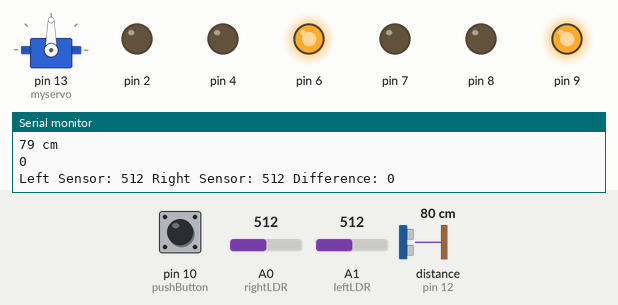
Bench run of a sketch on a simulated Arduino Uno, built with avr-gcc and run on an emulated ATmega328P. Parts: servo, output pins drawn as LEDs (lit = HIGH), the last lines printed to the serial monitor. Wiring (inferred from the names in the program): ultrasonic range finder: trigger pin 11; echo pin 12. Dashed ring = blinking. Inputs (shaded band) come from the test bench; at power-on: A0 (rightLDR) = 512, pin 10 (pushButton) LOW, A1 (leftLDR) = 512, distance to the obstacle (sensor on pin 12) 80 cm. The echo pulse lasts 58.3 µs per cm; pins used as bus, display or sensor lines are not drawn.

Above: at 4.8 s.
4.9 s: A0 (rightLDR) set to 547
9.9 s: A0 (rightLDR) set to 574
At 14.3 s:
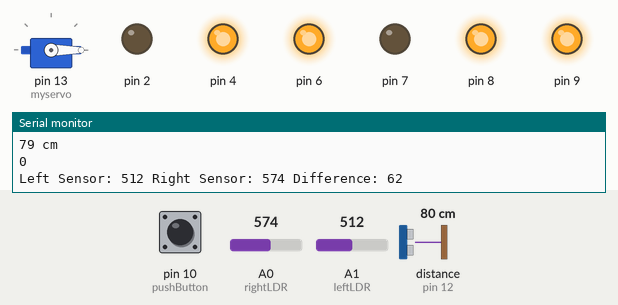
14.9 s: pin 10 (pushButton) pulled HIGH for 3 s
At 19.8 s:
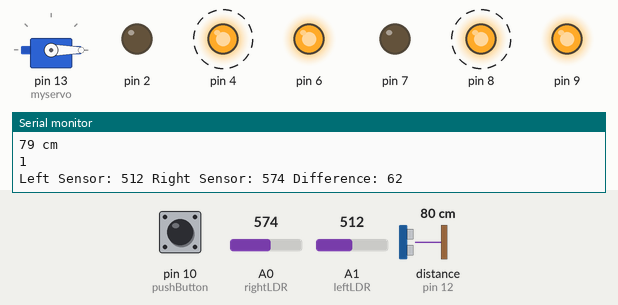
21.0 s: A1 (leftLDR) set to 538
At 23.2 s:
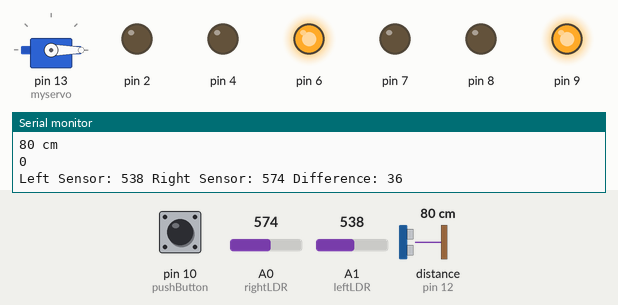
26.0 s: A1 (leftLDR) set to 614
31.2 s: A1 (leftLDR) set to 638
At 35.9 s:
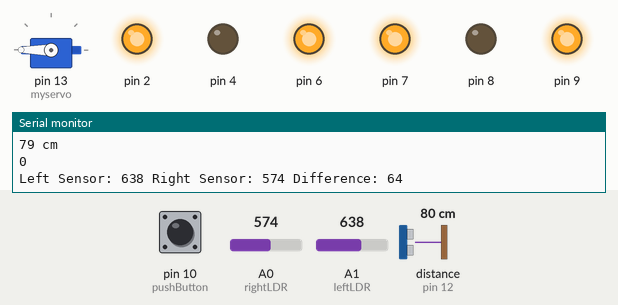
Timing chart, 0 to 37.2 s (numbered marks = the images above; inputs shaded):
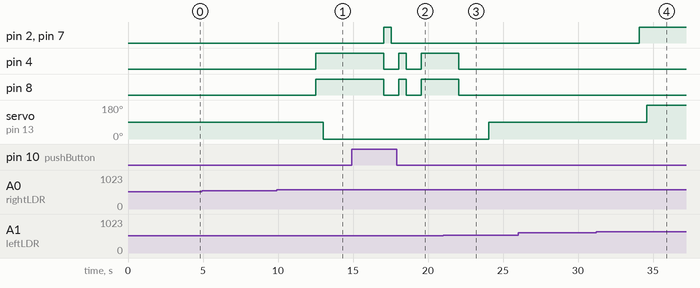

Measured:
- the behaviour switches between 561 and 562 on A0 (rightLDR) (found by bisection; images 0 and 1)
- the behaviour switches between 524 and 525 on A1 (leftLDR) (found by bisection; images 2 and 3)
- the behaviour switches between 623 and 624 on A1 (leftLDR) (found by bisection; images 3 and 4)
- after the input at 9.9 s, pin 4, pin 8: LOW → HIGH after 2.6 s; servo on pin 13 (myservo): 90° → 0° after 3.1 s
- after the input at 14.9 s, pin 2, pin 7: LOW → HIGH after 2.1 s, → LOW 0.50 s later; pin 4, pin 8: alternates HIGH for 0.50 s and LOW for 1.0 s, starting after 2.1 s
- after the input at 21.0 s, pin 4, pin 8: HIGH → LOW after 1.0 s; servo on pin 13 (myservo): 0° → 90° after 3.0 s
- after the input at 31.2 s, pin 2, pin 7: LOW → HIGH after 2.9 s; servo on pin 13 (myservo): 90° → 180° after 3.4 s

The sketch:

DC_motors_and_servo_follow_light_and_distance_sensor_.ino
```cpp
// declare variable pushButton and give it a value of "10" (for pin number 10)
int pushButton = 10;


// attaches servo motor
#include <Servo.h>

Servo myservo;

const int rightLDR = A0;    // pin that the sensor is attached to
const int leftLDR = A1;    // pin that the sensor is attached to
int leftSensorValue;
int rightSensorValue;
int difference;

//attaches distance sensor
const int trigPin = 11;
const int echoPin = 12;


void setup() {

  // provides power to DC motors
  analogWrite (6, 255); // provides power to motor 1
  analogWrite (9, 255); // provides power to motor 2
  Serial.begin(9600);
  // assign the pushbutton pin as an input:
  pinMode(pushButton, INPUT);

  // provides power to servo motor

  myservo.attach(13); // assigns servo to Pin 13

  pinMode (2, OUTPUT);
  pinMode (4, OUTPUT);
  pinMode (6, OUTPUT);
  pinMode (7, OUTPUT);
  pinMode (8, OUTPUT);
  pinMode (9, OUTPUT);

  //provides power to distance sensor
  pinMode(trigPin, OUTPUT);
  pinMode(echoPin, INPUT);


}

// the loop function runs over and over again forever
void loop() {
  // read the input pin:
  int buttonState = digitalRead(pushButton);
  // print out the state of the button:
  Serial.println(buttonState);
  // delay in between reads for stability
  delay(1);

  // create if condition for buttonState >= 1
  if (buttonState == 1) {

    moveForward (500); // motors powered on and move forward

    stopMotion (500); // motors powered off

    moveBackward (500); // motors powered on and move backward

    stopMotion (500); // motors powered off
  }


  // read the input on analog pin A0:
  leftSensorValue = analogRead(leftLDR);
  rightSensorValue = analogRead(rightLDR);
  difference = abs(leftSensorValue - rightSensorValue);
  // print out the value you read:
  printOut();

  // value of 50 was chosen rather than 15 to accomodate lighting and increase potential of centering servo
  if (leftSensorValue > rightSensorValue && difference >= 50) {

    moveForward (500);
    delay; (1500);
    myservo.write(180); //left
    delay(1500);
  }

  else if (leftSensorValue < rightSensorValue && difference >= 50) {
    moveBackward (500);
    delay; (1500);
    myservo.write(0); //right
    delay(1500);
  }

  else if (difference <= 50) {
    stopMotion (500);
    delay(1500);
    myservo.write(90); // center
    delay(1500);


  }

{
  long duration, distance;


  // Drive trigger pin LOW, HIGH, LOW to send the pulse
  digitalWrite(trigPin, LOW);
  delayMicroseconds(2); // low for 2 microseconds
  digitalWrite(trigPin, HIGH);
  delayMicroseconds(10); // high for 10 microseconds
  digitalWrite(trigPin, LOW);

  // the pulseIn command waits for a given pin to go HIGH, and then
  // reports how long it waited until that happened
  duration = pulseIn(echoPin, HIGH); // measure the time to the echo

  // Convert to centimeters
  distance = (duration / 2) / 29.1; // calculate the distance in cm

  // Discard readings that are too large or too small to be reasonable
  // It's pretty common for some sensors to give occasional bad readings
  // and a good program must take that into account
  if (distance >= 200 || distance <= 0) {
    Serial.println("Out of range; reading invalid");
    return -1;

  } //else {
  // anything left should be a valid distance
  Serial.print(distance);
  Serial.println(" cm");


}
}

void moveForward (int motionTime) {
  digitalWrite (2, HIGH);   // turn the motor on and move forward (HIGH is the voltage level)
  digitalWrite (4, LOW);
  digitalWrite (7, HIGH);   // turn the motor on and move forward (HIGH is the voltage level)
  digitalWrite (8, LOW);
  delay(motionTime);
}

void stopMotion (int motionTime) {
  digitalWrite (2, LOW);   // turn the motor off for 0.5 second  (LOW is the voltage level)
  digitalWrite (4, LOW);
  digitalWrite (7, LOW);
  digitalWrite (8, LOW);   // wait for 0.5 second
  delay(motionTime);
}

void moveBackward (int motionTime) {
  digitalWrite (2, LOW);
  digitalWrite (4, HIGH);  // turn the motor on a move backward (HIGH is the voltage level)
  digitalWrite (7, LOW);
  digitalWrite (8, HIGH);  // turn the motor on and move forward (HIGH is the voltage level)
  delay(motionTime);       // wait for 0.5 second


}

void printOut() {
  Serial.print("Left Sensor: ");
  Serial.print(leftSensorValue);
  Serial.print(" Right Sensor: ");
  Serial.print(rightSensorValue);
  Serial.print(" Difference: ");
  Serial.println(difference);
  delay(500);        // delay in between reads for stability

}
```
